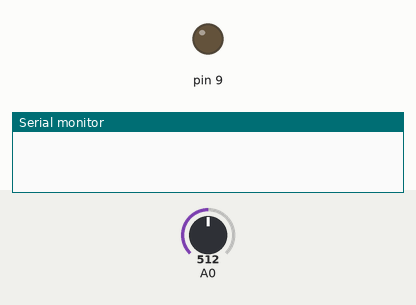
Simulated run of this sketch. Board: Arduino Uno, built with avr-gcc and run on an emulated ATmega328P. Parts: output pins drawn as LEDs (lit = HIGH), the last lines printed to the serial monitor. Inputs (shaded band) come from the test bench; at power-on: A0 = 512.

Above: at 0.1 s.
At 11.1 s:
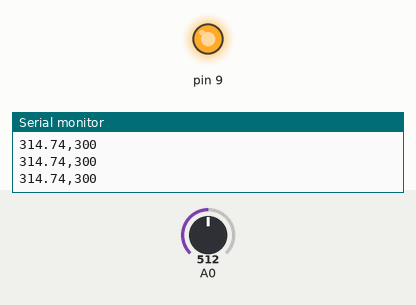
Timing chart, 0 to 12.6 s (numbered marks = the images above):
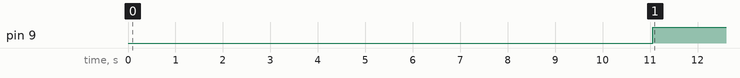

The sketch:

task4.ino
```cpp
void setup() {
  // put your setup code here, to run once:
  pinMode(9, OUTPUT);
  pinMode(A0, INPUT);
  Serial.begin(9600);
  Serial.setTimeout(-1);


}
int count=0;
double average = 0;
double averagevolt=0;
double T=0;
double Tset=333;
double Rt=0;
boolean on=false;
int timer = 0;
void loop() {
  // put your main code here, to run repeatedly:
  if(timer==10){
      if(on){
        digitalWrite(9,HIGH);


      }
      else{
          digitalWrite(9,LOW);

      }
      timer=0;
    }
  else{


      double value=analogRead(A0);
      value*=0.00488;
      double R1=20000.0;

      Rt=(R1*5-value*R1)/value;

      T=1/((1/298.15)+(1/3950.0)*log10(Rt/100000.0));

      if(count==10){

          average=average/10.0;

          averagevolt= averagevolt/10.0;
         // Serial.println("this is the average temp");
          Serial.println("");
          Serial.print(average);
          Serial.print(",");
          Serial.print((on*100)+200);
          if(average>Tset){
            on=false;
          }
          else{
            on=true;
          }
          // Serial.println("this is the average voltage");
          // Serial.println(averagevolt);
          delay(100);
          timer+=1;
          count=0;
          average = 0;
          averagevolt=0;
          //Serial.println("this is the 1 second timer ");
          //Serial.println(timer);
        }
      else{


          delay(100);
          count+=1;
          average+=T;
          averagevolt+=value;

      }


  }


}
```

Measured:
- by itself, pin 9: LOW → HIGH at 11.1 s
